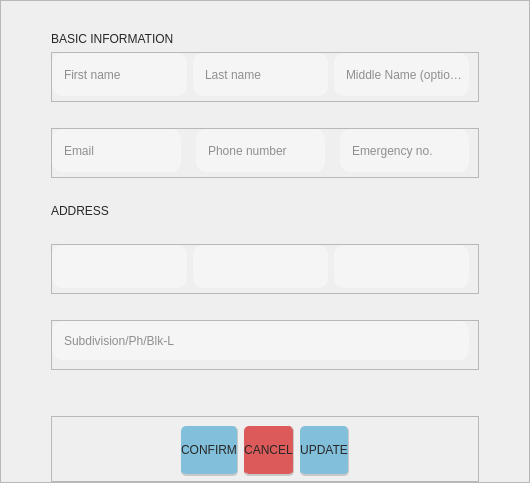
               <widget class="QFrame" name="ownerDetailsFrame">
                <property name="sizePolicy">
                 <sizepolicy hsizetype="Expanding" vsizetype="Expanding">
                  <horstretch>0</horstretch>
                  <verstretch>0</verstretch>
                 </sizepolicy>
                </property>
                <property name="minimumSize">
                 <size>
                  <width>0</width>
                  <height>0</height>
                 </size>
                </property>
                <property name="styleSheet">
                 <string notr="true">QLabel{
	font-family: &quot;Rubik Mono One&quot;;
	color:rgb(39, 39, 39);
}

QLineEdit{
    border-radius: 10px;
	font-family: &quot;Montserrat Medium&quot;;
	font-weight: 57;
	color:rgb(39, 39, 39);
	padding-left: 10px;
	background-color:rgb(245, 245, 245);
}
QLineEdit:focus{
    border: 1px solid rgb(235, 235, 235);
	background-color:rgb(227, 227, 227);
}


QComboBox {
    border-radius: 10px;
	font-family: &quot;Montserrat Medium&quot;;
	font-weight: 57;
	color:rgb(39, 39, 39);
	padding-left: 10px;
	background-color:rgb(245, 245, 245);
}
QComboBox QLineEdit {
	font-family: &quot;Montserrat Medium&quot;;
	font-weight: 57;
    color: rgb(39, 39, 39);
    border: none; 
}
QComboBox:focus{
    border: 1px solid rgb(235, 235, 235);
	background-color:rgb(227, 227, 227);
}
QComboBox::drop-down {
    background-color: transparent;
    border-radius: 10px;
}

QComboBox::down-arrow {
    image: url(:/Icons/Icons/downArrow.png);
    width: 12px;
    height: 12px;
    padding-right: 10px;
}

/* Dropdown list */
QComboBox QAbstractItemView {
    background-color: rgb(232, 232, 232);
    selection-background-color: rgb(217, 217, 217); 
    selection-color: black;
    font: 63 12pt &quot;Montserrat SemiBold&quot;;
    outline: none;
	border:1px solid rgb(209, 209, 209);
}

/* List items */
QComboBox QAbstractItemView::item {
    background-color:  rgb(232, 232, 232);
    color: black;
    height: 25px;
    font: 63 12pt &quot;Montserrat SemiBold&quot;;
}

QComboBox QAbstractItemView::item:hover {
    background-color: rgb(193, 193, 193);
    color: black;
}

/* Scrollbar inside dropdown */
QComboBox QAbstractItemView QScrollBar:vertical {
    background-color: transparent; /* or set a solid color */
    width: 10px;
    border: none;
}

QComboBox QAbstractItemView QScrollBar::handle:vertical {
    background-color: rgb(129, 191, 218);
    border-radius: 5px;
    min-height: 120px;
}

QComboBox QAbstractItemView QScrollBar::handle:vertical:hover {
    background-color: rgb(86, 127, 145);
}

QComboBox QAbstractItemView QScrollBar::add-line:vertical,
QComboBox QAbstractItemView QScrollBar::sub-line:vertical {
    height: 0px;
    background: none;
    border: none;
}

QComboBox QAbstractItemView QScrollBar::groove:vertical {
    background: transparent;
    outline: none;
    border: none;
}
QComboBox QAbstractItemView QScrollBar,
QComboBox QAbstractItemView QScrollBar::handle,
QComboBox QAbstractItemView QScrollBar::groove {
    outline: none;
    border: none;
}

QComboBox QLineEdit {
    font: 63 12pt &quot;Montserrat SemiBold&quot;;
    color: rgb(39, 39, 39);
    border: none; /* optional para di mag mukhang double border */
    background: transparent;
}</string>
                </property>
                <property name="frameShape">
                 <enum>QFrame::StyledPanel</enum>
                </property>
                <property name="frameShadow">
                 <enum>QFrame::Raised</enum>
                </property>
                <layout class="QVBoxLayout" name="verticalLayout_9">
                 <property name="leftMargin">
                  <number>50</number>
                 </property>
                 <property name="rightMargin">
                  <number>50</number>
                 </property>
                 <property name="bottomMargin">
                  <number>0</number>
                 </property>
                 <item>
                  <spacer name="verticalSpacer_9">
                   <property name="orientation">
                    <enum>Qt::Vertical</enum>
                   </property>
                   <property name="sizeType">
                    <enum>QSizePolicy::Maximum</enum>
                   </property>
                   <property name="sizeHint" stdset="0">
                    <size>
                     <width>20</width>
                     <height>20</height>
                    </size>
                   </property>
                  </spacer>
                 </item>
                 <item>
                  <widget class="QLabel" name="label_4">
                   <property name="sizePolicy">
                    <sizepolicy hsizetype="Fixed" vsizetype="Fixed">
                     <horstretch>0</horstretch>
                     <verstretch>0</verstretch>
                    </sizepolicy>
                   </property>
                   <property name="styleSheet">
                    <string notr="true"/>
                   </property>
                   <property name="text">
                    <string>BASIC INFORMATION</string>
                   </property>
                  </widget>
                 </item>
                 <item>
                  <widget class="QFrame" name="frame_36">
                   <property name="sizePolicy">
                    <sizepolicy hsizetype="Expanding" vsizetype="Expanding">
                     <horstretch>0</horstretch>
                     <verstretch>0</verstretch>
                    </sizepolicy>
                   </property>
                   <property name="minimumSize">
                    <size>
                     <width>0</width>
                     <height>50</height>
                    </size>
                   </property>
                   <property name="maximumSize">
                    <size>
                     <width>16777215</width>
                     <height>80</height>
                    </size>
                   </property>
                   <property name="frameShape">
                    <enum>QFrame::StyledPanel</enum>
                   </property>
                   <property name="frameShadow">
                    <enum>QFrame::Raised</enum>
                   </property>
                   <layout class="QHBoxLayout" name="horizontalLayout_52">
                    <property name="leftMargin">
                     <number>0</number>
                    </property>
                    <property name="topMargin">
                     <number>0</number>
                    </property>
                    <property name="rightMargin">
                     <number>9</number>
                    </property>
                    <property name="bottomMargin">
                     <number>5</number>
                    </property>
                    <item>
                     <widget class="QLineEdit" name="firstNameEdit">
                      <property name="sizePolicy">
                       <sizepolicy hsizetype="Expanding" vsizetype="Expanding">
                        <horstretch>0</horstretch>
                        <verstretch>0</verstretch>
                       </sizepolicy>
                      </property>
                      <property name="styleSheet">
                       <string notr="true"/>
                      </property>
                      <property name="placeholderText">
                       <string>First name</string>
                      </property>
                     </widget>
                    </item>
                    <item>
                     <widget class="QLineEdit" name="lastNameEdit">
                      <property name="sizePolicy">
                       <sizepolicy hsizetype="Expanding" vsizetype="Expanding">
                        <horstretch>0</horstretch>
                        <verstretch>0</verstretch>
                       </sizepolicy>
                      </property>
                      <property name="styleSheet">
                       <string notr="true"/>
                      </property>
                      <property name="placeholderText">
                       <string>Last name</string>
                      </property>
                     </widget>
                    </item>
                    <item>
                     <widget class="QLineEdit" name="middleNameEdit">
                      <property name="sizePolicy">
                       <sizepolicy hsizetype="Expanding" vsizetype="Expanding">
                        <horstretch>0</horstretch>
                        <verstretch>0</verstretch>
                       </sizepolicy>
                      </property>
                      <property name="placeholderText">
                       <string>Middle Name (optional)</string>
                      </property>
                     </widget>
                    </item>
                   </layout>
                  </widget>
                 </item>
                 <item>
                  <spacer name="verticalSpacer_10">
                   <property name="orientation">
                    <enum>Qt::Vertical</enum>
                   </property>
                   <property name="sizeType">
                    <enum>QSizePolicy::Maximum</enum>
                   </property>
                   <property name="sizeHint" stdset="0">
                    <size>
                     <width>20</width>
                     <height>20</height>
                    </size>
                   </property>
                  </spacer>
                 </item>
                 <item>
                  <widget class="QFrame" name="ownerDetails">
                   <property name="sizePolicy">
                    <sizepolicy hsizetype="Expanding" vsizetype="Expanding">
                     <horstretch>0</horstretch>
                     <verstretch>0</verstretch>
                    </sizepolicy>
                   </property>
                   <property name="minimumSize">
                    <size>
                     <width>0</width>
                     <height>50</height>
                    </size>
                   </property>
                   <property name="maximumSize">
                    <size>
                     <width>16777215</width>
                     <height>80</height>
                    </size>
                   </property>
                   <property name="styleSheet">
                    <string notr="true"/>
                   </property>
                   <property name="frameShape">
                    <enum>QFrame::StyledPanel</enum>
                   </property>
                   <property name="frameShadow">
                    <enum>QFrame::Raised</enum>
                   </property>
                   <layout class="QHBoxLayout" name="horizontalLayout_51">
                    <property name="spacing">
                     <number>15</number>
                    </property>
                    <property name="leftMargin">
                     <number>0</number>
                    </property>
                    <property name="topMargin">
                     <number>0</number>
                    </property>
                    <property name="bottomMargin">
                     <number>5</number>
                    </property>
                    <item>
                     <widget class="QLineEdit" name="emailEdit">
                      <property name="sizePolicy">
                       <sizepolicy hsizetype="Expanding" vsizetype="Expanding">
                        <horstretch>0</horstretch>
                        <verstretch>0</verstretch>
                       </sizepolicy>
                      </property>
                      <property name="styleSheet">
                       <string notr="true"/>
                      </property>
                      <property name="placeholderText">
                       <string>Email</string>
                      </property>
                     </widget>
                    </item>
                    <item>
                     <widget class="QLineEdit" name="phoneNumberEdit">
                      <property name="sizePolicy">
                       <sizepolicy hsizetype="Expanding" vsizetype="Expanding">
                        <horstretch>0</horstretch>
                        <verstretch>0</verstretch>
                       </sizepolicy>
                      </property>
                      <property name="styleSheet">
                       <string notr="true"/>
                      </property>
                      <property name="placeholderText">
                       <string>Phone number</string>
                      </property>
                     </widget>
                    </item>
                    <item>
                     <widget class="QLineEdit" name="emergencyNoEdit">
                      <property name="sizePolicy">
                       <sizepolicy hsizetype="Expanding" vsizetype="Expanding">
                        <horstretch>0</horstretch>
                        <verstretch>0</verstretch>
                       </sizepolicy>
                      </property>
                      <property name="styleSheet">
                       <string notr="true"/>
                      </property>
                      <property name="placeholderText">
                       <string>Emergency no.</string>
                      </property>
                     </widget>
                    </item>
                   </layout>
                  </widget>
                 </item>
                 <item>
                  <spacer name="verticalSpacer_5">
                   <property name="orientation">
                    <enum>Qt::Vertical</enum>
                   </property>
                   <property name="sizeType">
                    <enum>QSizePolicy::Maximum</enum>
                   </property>
                   <property name="sizeHint" stdset="0">
                    <size>
                     <width>20</width>
                     <height>20</height>
                    </size>
                   </property>
                  </spacer>
                 </item>
                 <item>
                  <widget class="QLabel" name="label_15">
                   <property name="sizePolicy">
                    <sizepolicy hsizetype="Fixed" vsizetype="Fixed">
                     <horstretch>0</horstretch>
                     <verstretch>0</verstretch>
                    </sizepolicy>
                   </property>
                   <property name="styleSheet">
                    <string notr="true"/>
                   </property>
                   <property name="text">
                    <string>ADDRESS</string>
                   </property>
                  </widget>
                 </item>
                 <item>
                  <spacer name="verticalSpacer_6">
                   <property name="orientation">
                    <enum>Qt::Vertical</enum>
                   </property>
                   <property name="sizeType">
                    <enum>QSizePolicy::Maximum</enum>
                   </property>
                   <property name="sizeHint" stdset="0">
                    <size>
                     <width>20</width>
                     <height>20</height>
                    </size>
                   </property>
                  </spacer>
                 </item>
                 <item>
                  <widget class="QFrame" name="ownerDetails_2">
                   <property name="sizePolicy">
                    <sizepolicy hsizetype="Expanding" vsizetype="Expanding">
                     <horstretch>0</horstretch>
                     <verstretch>0</verstretch>
                    </sizepolicy>
                   </property>
                   <property name="minimumSize">
                    <size>
                     <width>0</width>
                     <height>50</height>
                    </size>
                   </property>
                   <property name="maximumSize">
                    <size>
                     <width>16777215</width>
                     <height>80</height>
                    </size>
                   </property>
                   <property name="styleSheet">
                    <string notr="true"/>
                   </property>
                   <property name="frameShape">
                    <enum>QFrame::StyledPanel</enum>
                   </property>
                   <property name="frameShadow">
                    <enum>QFrame::Raised</enum>
                   </property>
                   <layout class="QHBoxLayout" name="horizontalLayout_30">
                    <property name="leftMargin">
                     <number>0</number>
                    </property>
                    <property name="topMargin">
                     <number>0</number>
                    </property>
                    <property name="bottomMargin">
                     <number>5</number>
                    </property>
                    <item>
                     <widget class="QComboBox" name="provinceComboBox">
                      <property name="sizePolicy">
                       <sizepolicy hsizetype="Expanding" vsizetype="Expanding">
                        <horstretch>0</horstretch>
                        <verstretch>0</verstretch>
                       </sizepolicy>
                      </property>
                      <property name="cursor">
                       <cursorShape>IBeamCursor</cursorShape>
                      </property>
                      <property name="focusPolicy">
                       <enum>Qt::NoFocus</enum>
                      </property>
                      <property name="styleSheet">
                       <string notr="true"/>
                      </property>
                      <property name="editable">
                       <bool>true</bool>
                      </property>
                      <property name="sizeAdjustPolicy">
                       <enum>QComboBox::AdjustToContentsOnFirstShow</enum>
                      </property>
                      <property name="duplicatesEnabled">
                       <bool>false</bool>
                      </property>
                      <property name="frame">
                       <bool>true</bool>
                      </property>
                     </widget>
                    </item>
                    <item>
                     <widget class="QComboBox" name="cityComboBox">
                      <property name="sizePolicy">
                       <sizepolicy hsizetype="Expanding" vsizetype="Expanding">
                        <horstretch>0</horstretch>
                        <verstretch>0</verstretch>
                       </sizepolicy>
                      </property>
                      <property name="cursor">
                       <cursorShape>IBeamCursor</cursorShape>
                      </property>
                      <property name="focusPolicy">
                       <enum>Qt::NoFocus</enum>
                      </property>
                      <property name="styleSheet">
                       <string notr="true"/>
                      </property>
                      <property name="editable">
                       <bool>true</bool>
                      </property>
                      <property name="currentIndex">
                       <number>-1</number>
                      </property>
                      <property name="maxVisibleItems">
                       <number>10</number>
                      </property>
                     </widget>
                    </item>
                    <item>
                     <widget class="QComboBox" name="barangayComboBox">
                      <property name="sizePolicy">
                       <sizepolicy hsizetype="Expanding" vsizetype="Expanding">
                        <horstretch>0</horstretch>
                        <verstretch>0</verstretch>
                       </sizepolicy>
                      </property>
                      <property name="cursor">
                       <cursorShape>IBeamCursor</cursorShape>
                      </property>
                      <property name="focusPolicy">
                       <enum>Qt::NoFocus</enum>
                      </property>
                      <property name="styleSheet">
                       <string notr="true"/>
                      </property>
                      <property name="editable">
                       <bool>true</bool>
                      </property>
                     </widget>
                    </item>
                   </layout>
                  </widget>
                 </item>
                 <item>
                  <spacer name="verticalSpacer_7">
                   <property name="orientation">
                    <enum>Qt::Vertical</enum>
                   </property>
                   <property name="sizeType">
                    <enum>QSizePolicy::Minimum</enum>
                   </property>
                   <property name="sizeHint" stdset="0">
                    <size>
                     <width>20</width>
                     <height>20</height>
                    </size>
                   </property>
                  </spacer>
                 </item>
                 <item>
                  <widget class="QFrame" name="ownerDetails_3">
                   <property name="sizePolicy">
                    <sizepolicy hsizetype="Expanding" vsizetype="Expanding">
                     <horstretch>0</horstretch>
                     <verstretch>0</verstretch>
                    </sizepolicy>
                   </property>
                   <property name="minimumSize">
                    <size>
                     <width>0</width>
                     <height>50</height>
                    </size>
                   </property>
                   <property name="maximumSize">
                    <size>
                     <width>16777215</width>
                     <height>80</height>
                    </size>
                   </property>
                   <property name="styleSheet">
                    <string notr="true"/>
                   </property>
                   <property name="frameShape">
                    <enum>QFrame::StyledPanel</enum>
                   </property>
                   <property name="frameShadow">
                    <enum>QFrame::Raised</enum>
                   </property>
                   <layout class="QHBoxLayout" name="horizontalLayout_31">
                    <property name="leftMargin">
                     <number>0</number>
                    </property>
                    <property name="topMargin">
                     <number>0</number>
                    </property>
                    <item>
                     <widget class="QLineEdit" name="detailedAddressEdit">
                      <property name="sizePolicy">
                       <sizepolicy hsizetype="Expanding" vsizetype="Expanding">
                        <horstretch>0</horstretch>
                        <verstretch>0</verstretch>
                       </sizepolicy>
                      </property>
                      <property name="styleSheet">
                       <string notr="true"/>
                      </property>
                      <property name="placeholderText">
                       <string>Subdivision/Ph/Blk-L</string>
                      </property>
                     </widget>
                    </item>
                   </layout>
                  </widget>
                 </item>
                 <item>
                  <spacer name="verticalSpacer_8">
                   <property name="orientation">
                    <enum>Qt::Vertical</enum>
                   </property>
                   <property name="sizeHint" stdset="0">
                    <size>
                     <width>20</width>
                     <height>40</height>
                    </size>
                   </property>
                  </spacer>
                 </item>
                 <item>
                  <widget class="QFrame" name="frame_12">
                   <property name="sizePolicy">
                    <sizepolicy hsizetype="Expanding" vsizetype="Expanding">
                     <horstretch>0</horstretch>
                     <verstretch>0</verstretch>
                    </sizepolicy>
                   </property>
                   <property name="maximumSize">
                    <size>
                     <width>16777215</width>
                     <height>80</height>
                    </size>
                   </property>
                   <property name="styleSheet">
                    <string notr="true">QPushButton{
	font-family: &quot;Montserrat SemiBold&quot;;
	font-weight: 63;
	color:rgb(39, 39, 39);
}</string>
                   </property>
                   <property name="frameShape">
                    <enum>QFrame::StyledPanel</enum>
                   </property>
                   <property name="frameShadow">
                    <enum>QFrame::Raised</enum>
                   </property>
                   <layout class="QHBoxLayout" name="horizontalLayout_23">
                    <property name="bottomMargin">
                     <number>5</number>
                    </property>
                    <item>
                     <spacer name="horizontalSpacer">
                      <property name="orientation">
                       <enum>Qt::Horizontal</enum>
                      </property>
                      <property name="sizeType">
                       <enum>QSizePolicy::Maximum</enum>
                      </property>
                      <property name="sizeHint" stdset="0">
                       <size>
                        <width>120</width>
                        <height>20</height>
                       </size>
                      </property>
                     </spacer>
                    </item>
                    <item>
                     <widget class="QPushButton" name="confirmButton">
                      <property name="sizePolicy">
                       <sizepolicy hsizetype="Expanding" vsizetype="Minimum">
                        <horstretch>0</horstretch>
                        <verstretch>0</verstretch>
                       </sizepolicy>
                      </property>
                      <property name="maximumSize">
                       <size>
                        <width>450</width>
                        <height>60</height>
                       </size>
                      </property>
                      <property name="cursor">
                       <cursorShape>PointingHandCursor</cursorShape>
                      </property>
                      <property name="styleSheet">
                       <string notr="true">QPushButton{
	background-color:rgb(129, 191, 218);
	border-radius: 5px;
	border-right:1px solid rgb(200, 200, 200);
	border-bottom:2px solid rgb(200, 200, 200);
}

QPushButton:hover{
	background-color:rgb(110, 163, 186);

}</string>
                      </property>
                      <property name="text">
                       <string>CONFIRM</string>
                      </property>
                     </widget>
                    </item>
                    <item>
                     <widget class="QPushButton" name="cancelButton">
                      <property name="sizePolicy">
                       <sizepolicy hsizetype="Expanding" vsizetype="Expanding">
                        <horstretch>0</horstretch>
                        <verstretch>0</verstretch>
                       </sizepolicy>
                      </property>
                      <property name="maximumSize">
                       <size>
                        <width>450</width>
                        <height>60</height>
                       </size>
                      </property>
                      <property name="cursor">
                       <cursorShape>PointingHandCursor</cursorShape>
                      </property>
                      <property name="styleSheet">
                       <string notr="true">QPushButton{
	background-color:	rgb(220, 90, 90);
	border-radius: 5px;
	border-right:1px solid rgb(200, 200, 200);
	border-bottom:2px solid rgb(200, 200, 200);
}

QPushButton:hover{
	background-color:rgb(180, 120, 125);

}</string>
                      </property>
                      <property name="text">
                       <string>CANCEL</string>
                      </property>
                     </widget>
                    </item>
                    <item>
                     <widget class="QPushButton" name="updateBasicInfo">
                      <property name="sizePolicy">
                       <sizepolicy hsizetype="Expanding" vsizetype="Expanding">
                        <horstretch>0</horstretch>
                        <verstretch>0</verstretch>
                       </sizepolicy>
                      </property>
                      <property name="maximumSize">
                       <size>
                        <width>450</width>
                        <height>60</height>
                       </size>
                      </property>
                      <property name="cursor">
                       <cursorShape>PointingHandCursor</cursorShape>
                      </property>
                      <property name="styleSheet">
                       <string notr="true">QPushButton{
	background-color:rgb(129, 191, 218);
	border-radius: 5px;
	border-right:1px solid rgb(200, 200, 200);
	border-bottom:2px solid rgb(200, 200, 200);
}

QPushButton:hover{
	background-color:rgb(110, 163, 186);

}</string>
                      </property>
                      <property name="text">
                       <string>UPDATE</string>
                      </property>
                     </widget>
                    </item>
                    <item>
                     <spacer name="horizontalSpacer_4">
                      <property name="orientation">
                       <enum>Qt::Horizontal</enum>
                      </property>
                      <property name="sizeType">
                       <enum>QSizePolicy::Maximum</enum>
                      </property>
                      <property name="sizeHint" stdset="0">
                       <size>
                        <width>120</width>
                        <height>50</height>
                       </size>
                      </property>
                     </spacer>
                    </item>
                   </layout>
                  </widget>
                 </item>
                </layout>
               </widget>
